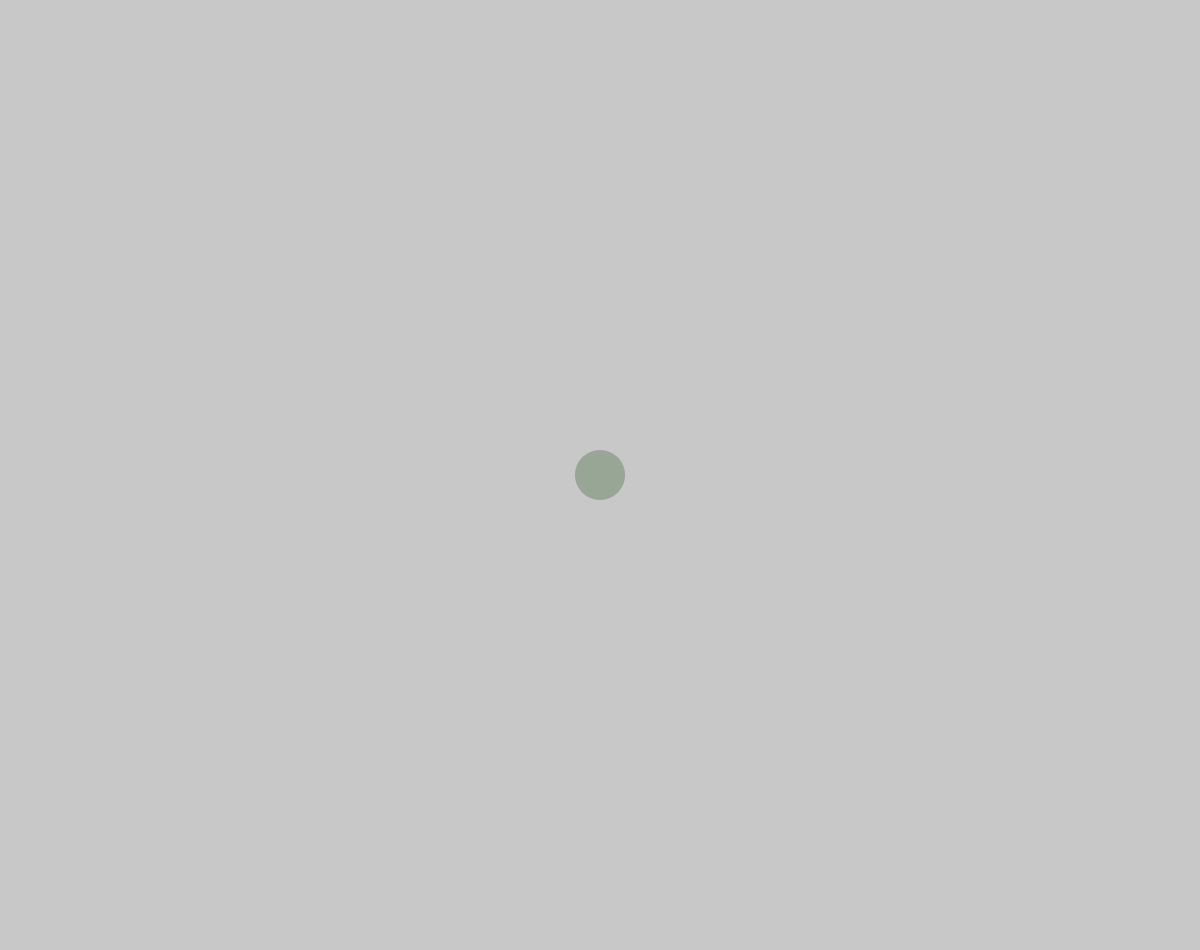
Frame 1 (no input)
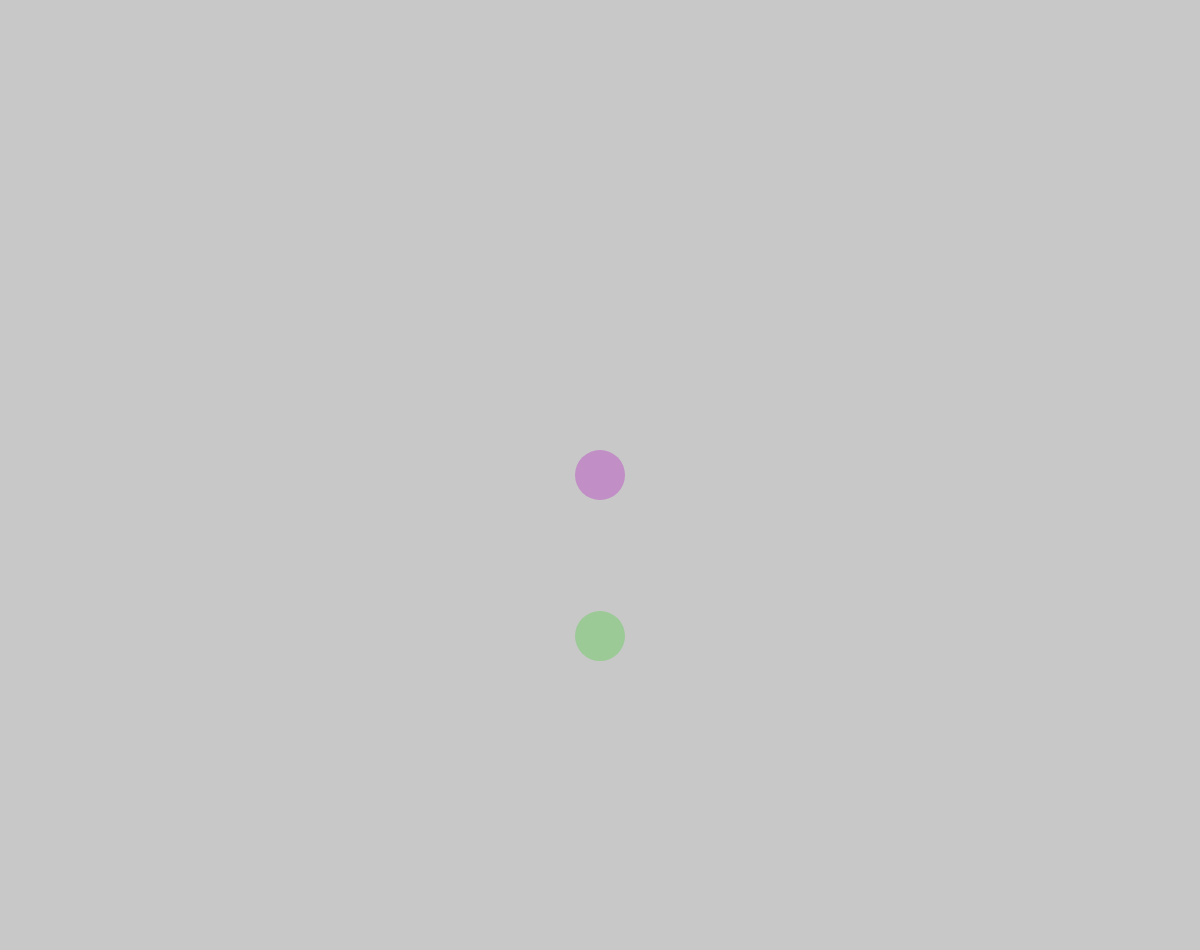
Frame 60 (no input)
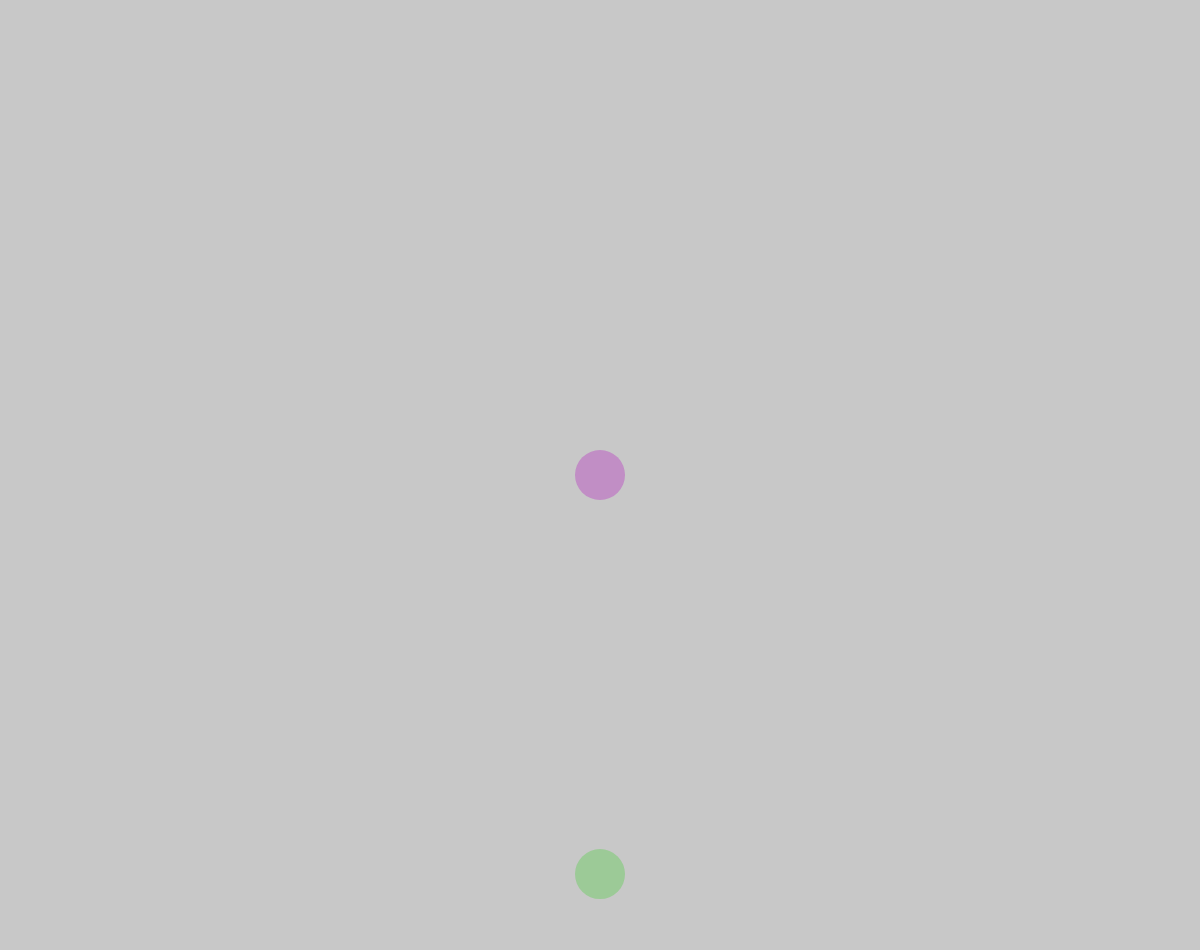
Frame 120 (the mouse pressed at the canvas centre since frame 60)

The p5.js sketch that drew these frames (run headless with seeded random() and noise() and a simulated clock; from frame 60 on, the mouse is pressed at the canvas centre):

// p5.js sketch
// ── sketch.js
// https://editor.p5js.org/jht9629-nyu/sketches/wVJMa3eK4
// Conditionals - Bouncing Ball with Gravity v12
// Ball class - wind algorithm - gravity drop + drag

let balls = [];
let useMousePressed = false;

function setup() {
  let canvas = createCanvas(windowWidth, windowHeight - 50);
  canvas.mousePressed(canvas_mousePressed);
  canvas.mouseReleased(canvas_mouseReleased);

  create_ui();

  new Ball(width / 2, height / 2);

  let ball2 = new Ball(width / 2, height / 2);
  ball2.drop();
}

function draw() {
  background(200);
  noStroke();
  for (let ball of balls) {
    ball.draw();
  }
}

function create_ui() {
  createSpan("click to add a ball - shift to paint - drag to apply wind") //
    .style("font-size:28px");
  createButton("clear") //
    .mousePressed(clearAction)
    .style("font-size:28px");
  createButton("drop") //
    .mousePressed(dropAction)
    .style("font-size:28px");
  createButton("stop") //
    .mousePressed(stopAction)
    .style("font-size:28px");
}

function stopAction() {
  for (let ball of balls) {
    ball.stop();
  }
}

function dropAction() {
  for (let ball of balls) {
    ball.drop();
  }
}

function clearAction() {
  balls = [];
}

class Ball {
  //
  constructor(x, y) {
    //
    // initial position
    this.x = x;
    this.y = y;
    
    // appearance
    this.radius = 25;
    // random color with alpha
    this.color = [random(255), random(255), random(255), 100];

    // x and y velocity. begin at rest
    this.vx = 0;
    this.vy = 0;

    // Air resistance
    this.drag = 0.995;

    // Energy retained on edge bounce
    this.bounce = 0.5;

    // for drop to bottom of canvas behavior
    this.gravityY = 0.1;
    this.isDropping = false;
    
    // add to list
    balls.push(this);
  }

  draw() {
    this.x += this.vx;
    this.y += this.vy;
    this.vx *= this.drag;
    this.vy *= this.drag;
    if (this.isDropping) {
      this.vy += this.gravityY;
    }
    if (this.y < this.radius || this.y > height - this.radius) {
      // reduce the speed each time ball hits floor
      // negative to reverse direction
      this.vy *= -this.bounce;
      this.y = constrain(this.y, this.radius, height - this.radius);
    }
    if (this.x < this.radius || this.x > width - this.radius) {
      // reduce the speed each time ball hits wall
      this.vx *= -this.bounce;
      this.x = constrain(this.x, this.radius, width - this.radius);
    }
    fill(this.color);
    circle(this.x, this.y, this.radius * 2);
  }

  stop() {
    this.vx = 0;
    this.vy = 0;
    this.isDropping = false;
  }

  // Fall to bottom of canvas using gravityY
  drop() {
    this.vx = 0;
    this.vy = 0;
    this.isDropping = true;
  }

  add_velocity(dx, dy) {
    this.set_velocity(this.vx + dx, this.vy + dy);
  }

  set_velocity(vx, vy) {
    this.vx = vx;
    this.vy = vy;
  }
}

function mouseDragged() {
  // console.log('mouseDragged');
  
  // prevent canvas_mouseReleased actions
  useMousePressed = false;

  // apply velocity based on mouse drag direction and speed
  let dx = mouseX - pmouseX;
  let dy = mouseY - pmouseY;

  // wind algorithm
  // from https://editor.p5js.org/yh6371/sketches/cl9-Q8POR
  let windScale = 0.06;
  // only balls within this range are affected
  let range = width * 0.2;
  // for (const d of dots) {
  //   const dd = dist(mouseX, mouseY, d.x, d.y);
  //   if (dd < radius) {
  //     const falloff = (radius - dd) / radius;
  //     d.applyForce(dx * windScale * falloff, dy * windScale * falloff);
  //   }
  // }
  for (let ball of balls) {
    let dd = dist(mouseX, mouseY, ball.x, ball.y);
    if (dd < range) {
      let falloff = (range - dd) / range;
      let ndx = dx * windScale * falloff;
      let ndy = dy * windScale * falloff;
      ball.add_velocity(ndx, ndy);
    }
  }

  if (keyIsDown(SHIFT)) {
    new Ball(mouseX, mouseY);
  }
}

function canvas_mousePressed() {
  // console.log('mousePressed');
  useMousePressed = true;
}

function canvas_mouseReleased() {
  // console.log('mouseReleased');
  if (!useMousePressed) return;
  new Ball(mouseX, mouseY);
}

// https://p5js.org/reference/p5/mouseReleased/
// https://p5js.org/reference/p5/mouseDragged/
// https://p5js.org/reference/p5/pmouseX/
// https://p5js.org/reference/p5/keyCode/
// https://p5js.org/reference/p5/keyIsDown/

// https://editor.p5js.org/jht9629-nyu/sketches/dVHK9-Ns7
// Conditionals - Bouncing Ball with Gravity v2
// added friction

// https://editor.p5js.org/codingtrain/sketches/JTIN5dIVB
// Bouncing ball with gravity
// The Coding Train / Daniel Shiffman

// https://editor.p5js.org/jht9629-nyu/sketches/BtdFgAST_
// Conditionals - Bouncing Ball with Gravity v3
// Use object literals

// https://editor.p5js.org/jht9629-nyu/sketches/-GzgH4Gnf
// Conditionals - Bouncing Ball with Gravity v4
// added velX bounceX

// https://editor.p5js.org/jht9629-nyu/sketches/250TAeMiE
// Conditionals - Bouncing Ball with Gravity v5
// use drag and bounce from
// https://editor.p5js.org/yh6371/sketches/cl9-Q8POR

// https://editor.p5js.org/jht9629-nyu/sketches/whU0iYX5y
// Conditionals - Bouncing Ball with Gravity v6
// use mouseDragged

// https://editor.p5js.org/jht9629-nyu/sketches/suNS9CAwt
// Conditionals - Bouncing Ball with Gravity v7
// ball funcs

// https://editor.p5js.org/jht9629-nyu/sketches/aipAPmiUT
// Conditionals - Bouncing Ball with Gravity v8
// array of balls with random colors

// https://editor.p5js.org/jht9629-nyu/sketches/pbEo73JbQ
// Conditionals - Bouncing Ball with Gravity v9
// use wind algorithm from yh6371
/*
  if (tool === "wind") {
    // Push nearby dots along the mouse delta, with distance falloff
    const dx = mouseX - pmouseX;
    const dy = mouseY - pmouseY;
    const windScale = 0.06,
      radius = 120;
    for (const d of dots) {
      const dd = dist(mouseX, mouseY, d.x, d.y);
      if (dd < radius) {
        const falloff = (radius - dd) / radius;
        d.applyForce(dx * windScale * falloff, dy * windScale * falloff);
      }
    }
  } else if (tool === "erase") {
*/

// https://editor.p5js.org/jht9629-nyu/sketches/0nSrecmFq
// Conditionals - Bouncing Ball with Gravity v10
// Ball class - wind algorithm

// https://editor.p5js.org/jht9629-nyu/sketches/_um4LG0SL
// Conditionals - Bouncing Ball with Gravity v11
// Ball class - wind algorithm - gravity drop
